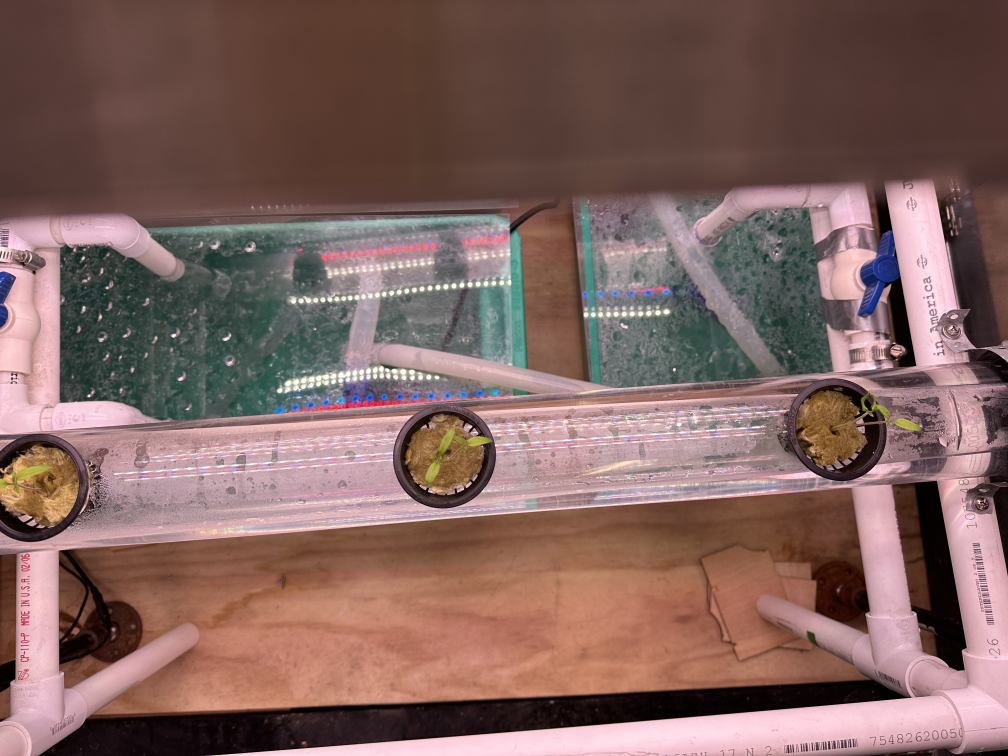
#> input picture PlantCV/image3.jpg, 4032 x 3024 px (shown at 1/4 size)
$ python test.py
#> lines starting #> are read from the running program, lines starting #| are printed output that depends on the picture; after the words box and inside, x2 and y2 are one past the last pixel; in counts of white or black regions, pixels touching at a corner belong together
#🩵🩷🤍🩷🩵🤍

import cv2
import numpy as np

original_image = cv2.imread("image3.jpg")
#> original_image is the input picture: shape (3024, 4032, 3); mean B, G, R 95.7, 100.4, 129.1

# Convert to HSV color space
hsv_image = cv2.cvtColor(original_image, cv2.COLOR_BGR2HSV)
#> hsv_image: shape (3024, 4032, 3); mean H, S, V 67.3, 87.3, 131.3

lower_green = np.array([20, 20, 20])
upper_green = np.array([40, 255, 245])

#mask
green_mask = cv2.inRange(hsv_image, lower_green, upper_green)
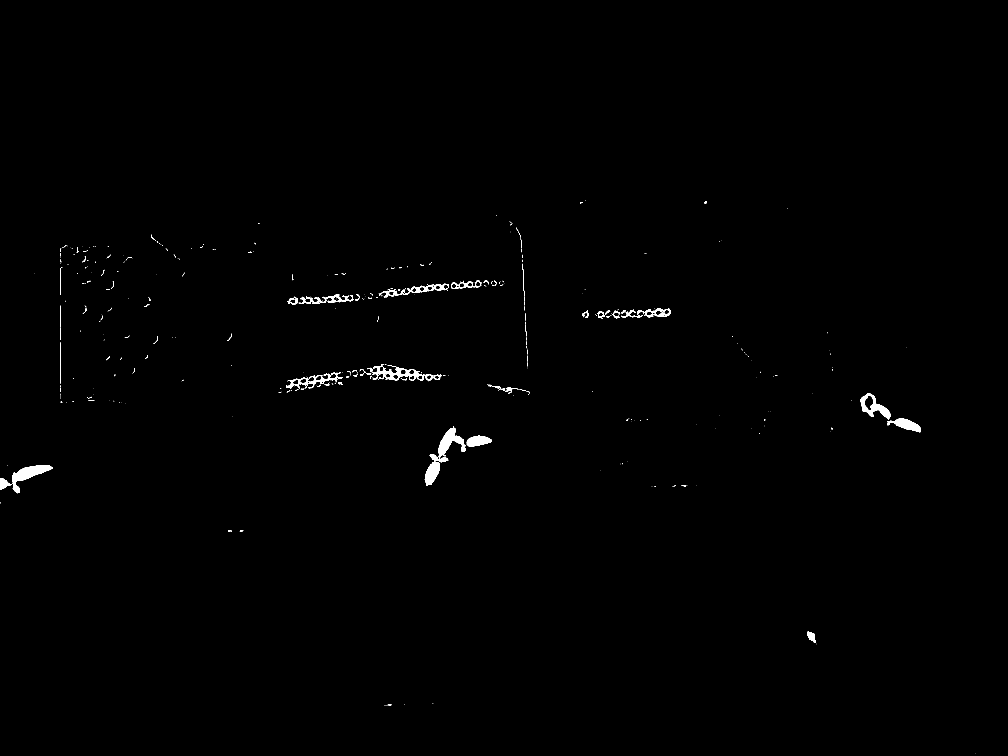
#> green_mask: shape (3024, 4032) (shown at 1/4 size); 0.43% white; 466 white regions (356 under 20 px), largest, box (x1, y1, x2, y2) and area: (1719, 1706, 1864, 1849) 6338, (48, 1861, 210, 1973) 6266, (1487, 1460, 1768, 1525) 4667

# Apply the mask
green_objects = cv2.bitwise_and(original_image, original_image, mask=green_mask)

# Display the original image and the result
cv2.imshow("Original Image", original_image)
cv2.imshow("Green Objects", green_objects)
cv2.waitKey(0)
cv2.destroyAllWindows()

#🩵🩷🤍🩷🩵🤍

$ run again, with PlantCV/image2.jpg copied over PlantCV/image3.jpg
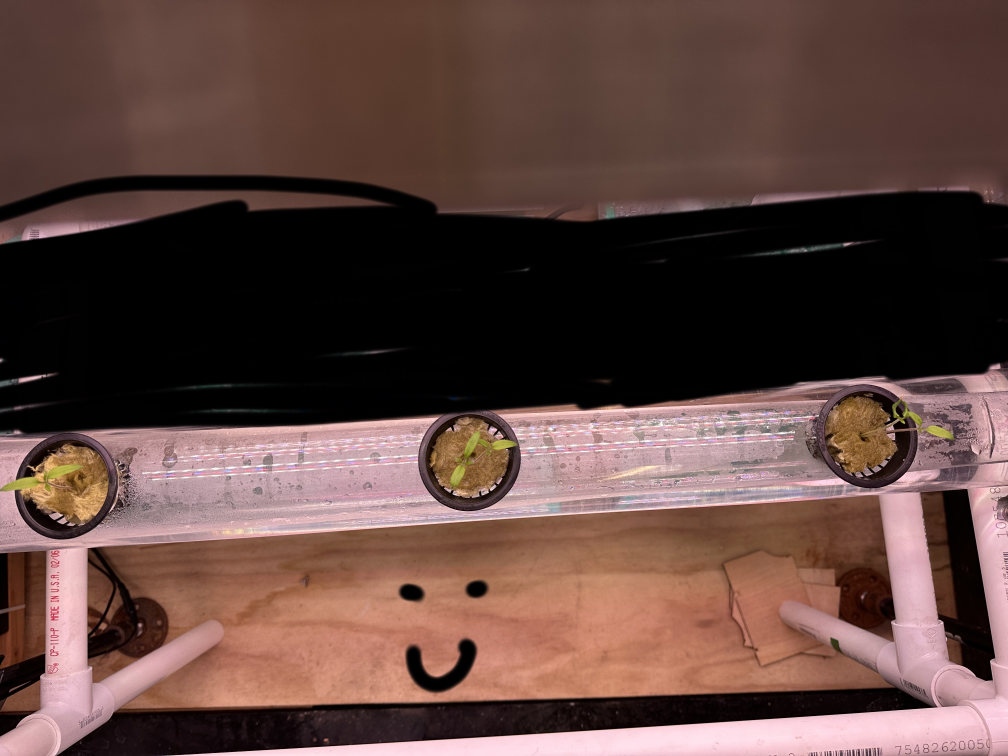
#> input picture PlantCV/image2.jpg, 4032 x 3024 px (shown at 1/4 size)
#> original_image is the input picture: shape (3024, 4032, 3); mean B, G, R 64.3, 70.1, 96.1
#> hsv_image: shape (3024, 4032, 3); mean H, S, V 41, 79.4, 96.1
#> `green_mask = cv2.inRange(hsv_image, lower_green, upper_green)`:
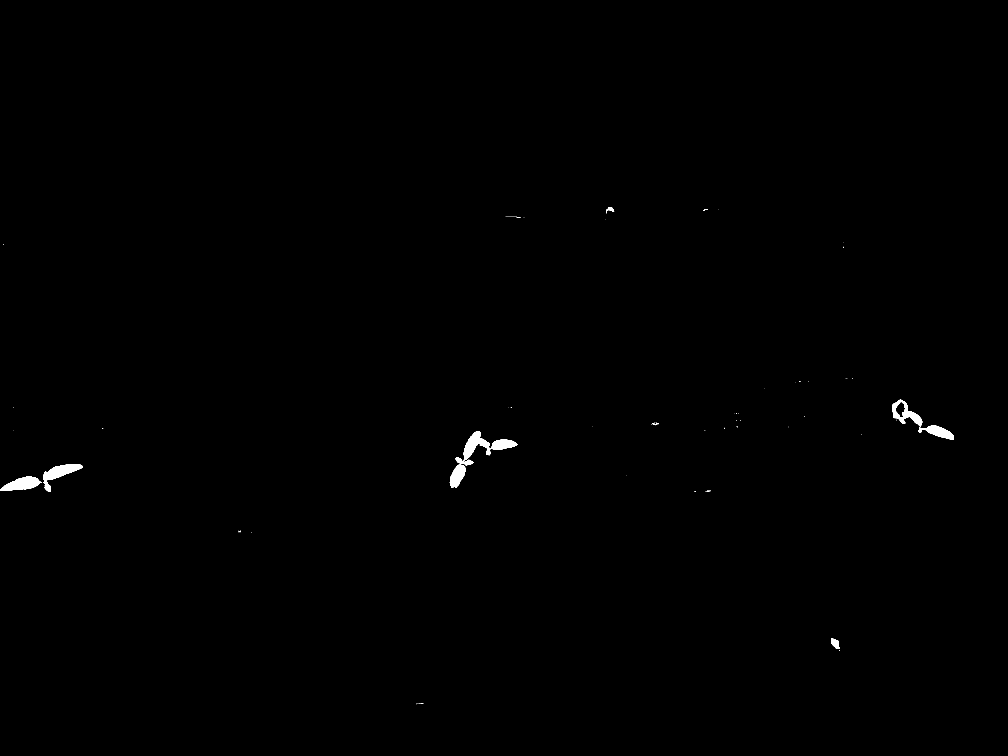
#> green_mask: shape (3024, 4032) (shown at 1/4 size); 0.29% white; 98 white regions (86 under 20 px), largest, box (x1, y1, x2, y2) and area: (1822, 1724, 1964, 1861) 6427, (173, 1856, 332, 1967) 6134, (0, 1905, 168, 1964) 5576

$ run again, with PlantCV/image4.jpg copied over PlantCV/image3.jpg
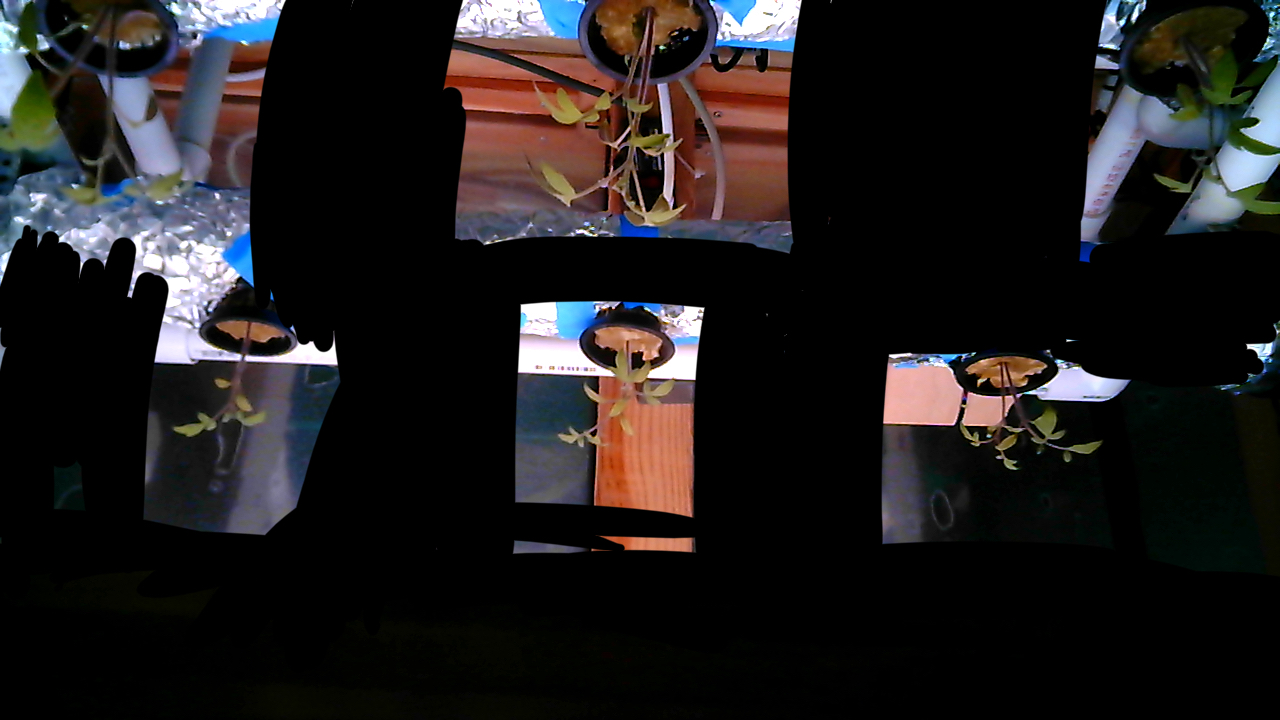
#> input picture PlantCV/image4.jpg, 1280 x 720 px
#> original_image is the input picture: shape (720, 1280, 3); mean B, G, R 29.2, 28.8, 31.7
#> hsv_image: shape (720, 1280, 3); mean H, S, V 26.4, 55.8, 37.6
#> `green_mask = cv2.inRange(hsv_image, lower_green, upper_green)`:
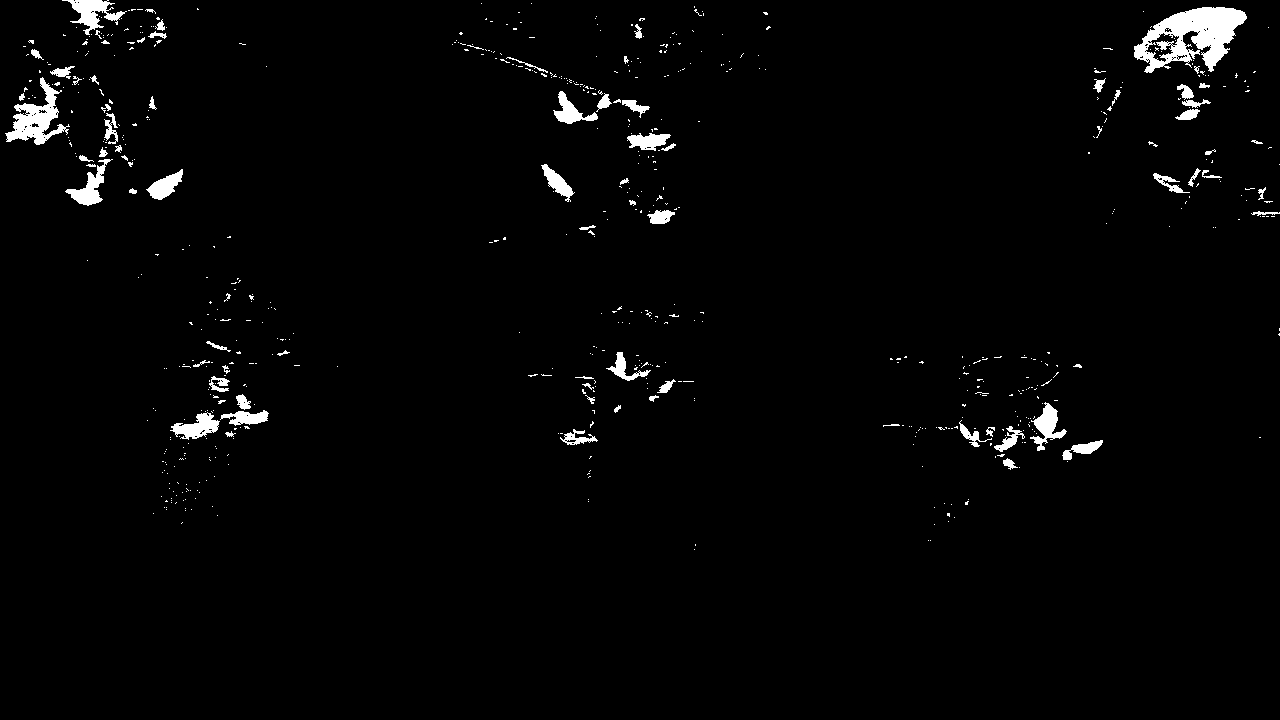
#> green_mask: shape (720, 1280); 2% white; 665 white regions (585 under 20 px), largest, box (x1, y1, x2, y2) and area: (1134, 7, 1247, 73) 3885, (5, 77, 70, 145) 1652, (62, 0, 127, 35) 877
#> `green_objects = cv2.bitwise_and(original_image, original_image, mask=g..`:
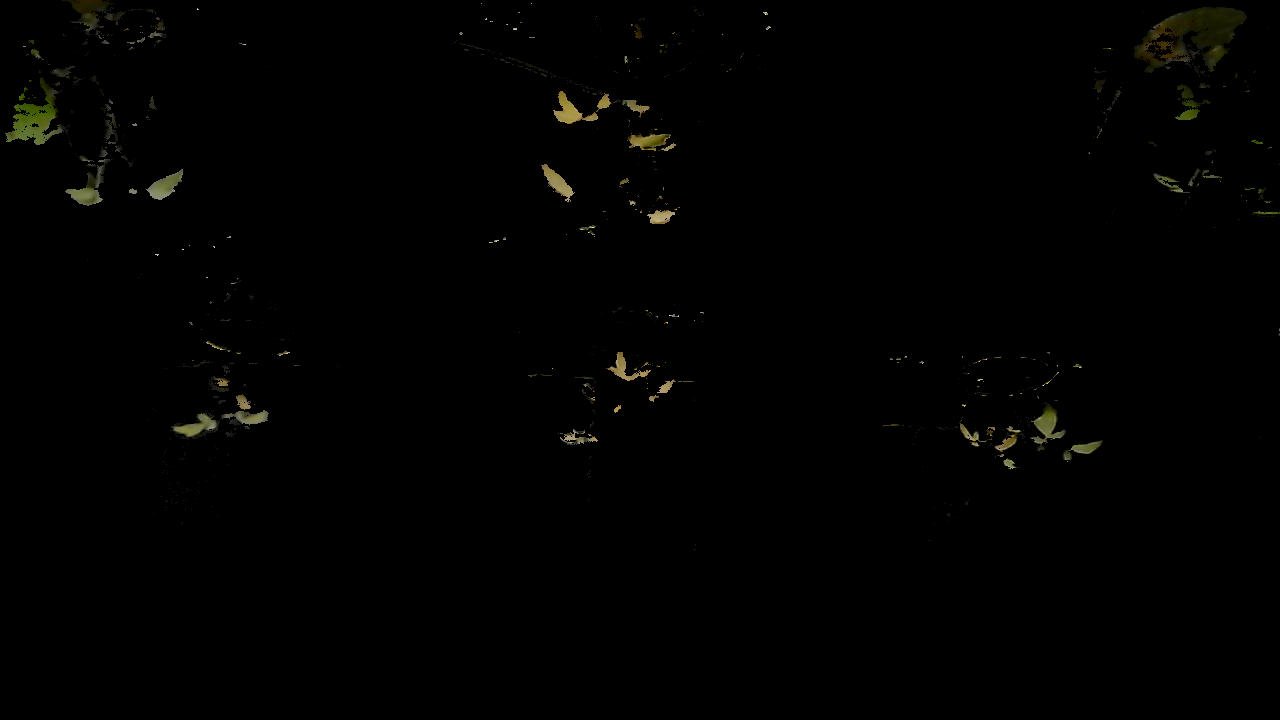
#> green_objects: shape (720, 1280, 3); mean B, G, R 0.8, 1.5, 1.5
